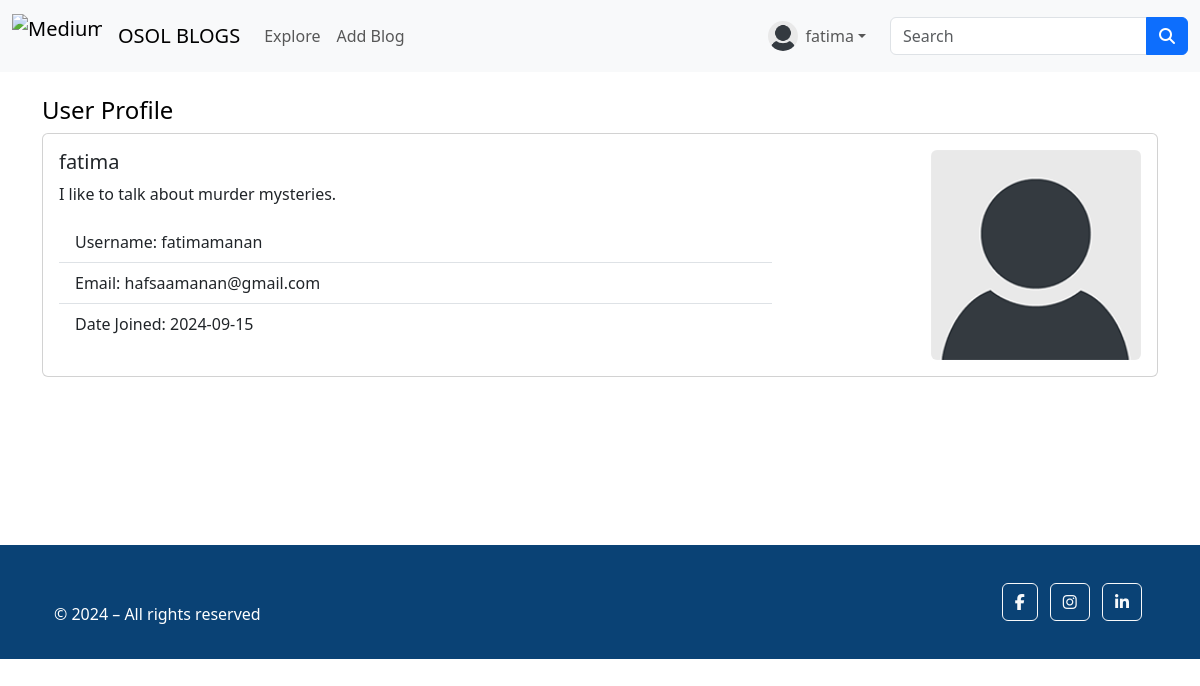
/dashboard (signed in), run on the app's committed database.
### flaskblog/models.py (models this page shows, shortened)
class Users(db.Model, UserMixin):
    id = db.Column(db.Integer, primary_key = True)
    username = db.Column(db.String(20), nullable = False,unique = True)
    name = db.Column(db.String(200), nullable = False)
    email = db.Column(db.String(120), nullable = False,unique = True)
    bio = db.Column(db.Text(200), nullable = True)
    date_added = db.Column(db.DateTime, default = datetime.now(timezone.utc))
    password_hash = db.Column(db.String(120))
    posts = db.relationship('Posts', backref = 'poster', cascade="all, delete-orphan")
    comments = db.relationship('Comments', backref = 'commenter', cascade="all, delete-orphan")
    profile_pic = db.Column(db.String(), nullable = True)
    @property
    def password(self):
        raise AttributeError("password is not a readable attribute")

### flaskblog/author/author.py (the view)
@author.route('/dashboard', methods=['GET', 'POST'])
@login_required
def dashboard():
    form = NameForm()
    return render_template("author/dashboard.html",form=form)

### flaskblog/author/forms.py
class NameForm(FlaskForm):
    name = StringField("Name", validators=[DataRequired(), Length(min=2, max=50)])
    email = StringField("Email", validators=[DataRequired(), Email(), Length(max=100)])
    username = StringField("Username", validators=[DataRequired(), Length(min=4, max=25)])
    bio = TextAreaField("Bio", validators=[Length(max=500)])
    profile_pic = FileField("Profile Pic")
    password_hash = PasswordField("Password", validators=[
        DataRequired(),
        Length(min=6),
        is_alphanumeric,
        EqualTo('password_hash2', message="Passwords must match.")
    ])
    password_hash2 = PasswordField("Confirm Password", validators=[DataRequired()])
    submit = SubmitField("Submit")

### flaskblog/author/author.py (called while the page is built)
@login_manager.user_loader
def load_user(user_id):
    return Users.query.get(int(user_id))

### flaskblog/templates/author/dashboard.html (shortened to what this page needs)
{% set show_navbar = True %}
{% set show_footer = True %}
{% extends 'main/base.html' %}
{% block content %}
<div class="toast-container position-fixed top-1 end-0 p-3">
</div>
<div class="container my-4">
  <h4>User Profile</h4>
  <div class="card">
    <div class="card-body">
      <div class="row">
        <div class="col-8">
          <h5 class="card-title">{{current_user.name}}</h5>
          <p class="card-text">{{current_user.bio}}</p>
          <ul class="list-group list-group-flush">
            <li class="list-group-item">Username: {{current_user.username}}</li>
            <li class="list-group-item">Email: {{current_user.email}}</li>
            <li class="list-group-item">Date Joined: {{current_user.date_added.date()}}</li>
          </ul>
        </div>
        <div class="col-4 text-end">
          {% if current_user.profile_pic %}
          <img src="{{url_for('static', filename='images/'+current_user.profile_pic)}}" width="210" class="img-fluid rounded">
          <br>
          {% else %}
          <img src="{{url_for('static', filename='images/default_profile_pic.png')}}" width="210" class="img-fluid rounded">
          {% endif %}
        </div>
      </div>
    </div>
  </div>
</div>
  <br><br><br><br><br><br>
{% endblock %}

### flaskblog/templates/main/navbar.html (shortened to what this page needs)
<nav class="navbar navbar-expand-lg bg-body-tertiary">
    <div class="container-fluid">
        <a class="navbar-brand" href="{{ url_for('main.home_page') }}">
            <img src="https://osoltech.com/hs-fs/hubfs/Medium%20size%20with%20Tag%20line.png?width=140&amp;height=69&amp;name=Medium%20size%20with%20Tag%20line.png"
                loading="eager" alt="Medium size with Tag line" height="45" width="90"
                srcset="https://osoltech.com/hs-fs/hubfs/Medium%20size%20with%20Tag%20line.png?width=70&amp;height=35&amp;name=Medium%20size%20with%20Tag%20line.png 70w,
                        https://osoltech.com/hs-fs/hubfs/Medium%20size%20with%20Tag%20line.png?width=140&amp;height=69&amp;name=Medium%20size%20with%20Tag%20line.png 140w,
                        https://osoltech.com/hs-fs/hubfs/Medium%20size%20with%20Tag%20line.png?width=210&amp;height=104&amp;name=Medium%20size%20with%20Tag%20line.png 210w,
                        https://osoltech.com/hs-fs/hubfs/Medium%20size%20with%20Tag%20line.png?width=280&amp;height=138&amp;name=Medium%20size%20with%20Tag%20line.png 280w,
                        https://osoltech.com/hs-fs/hubfs/Medium%20size%20with%20Tag%20line.png?width=350&amp;height=173&amp;name=Medium%20size%20with%20Tag%20line.png 350w,
                        https://osoltech.com/hs-fs/hubfs/Medium%20size%20with%20Tag%20line.png?width=420&amp;height=207&amp;name=Medium%20size%20with%20Tag%20line.png 420w"
                sizes="(max-width: 140px) 100vw, 140px" class="d-inline-block align-text-top">
        </a>
        <a class="navbar-brand" href="#">OSOL BLOGS</a>
        <div class="collapse navbar-collapse" id="navbarSupportedContent">
            <ul class="navbar-nav me-auto mb-2 mb-lg-0">
                <li class="nav-item">
                    <a class="nav-link" href="{{ url_for('blog.posts')}}">Explore</a>
                </li>
                {% if current_user.is_authenticated %}
                <li class="nav-item">
                    <a class="nav-link" href="{{ url_for('blog.add_post')}}">Add Blog</a>
                </li>
                {% endif %}
            </ul>
            <ul class="navbar-nav mb-2 mb-lg-0 ms-auto">
                {% if current_user.is_authenticated %}
                <li class="nav-item dropdown">
                    <a class="nav-link dropdown-toggle d-flex align-items-center" href="#" role="button"
                        data-bs-toggle="dropdown" aria-expanded="false">
                        {% if current_user.profile_pic %}
                        <img src="{{ url_for('static', filename='images/' + current_user.profile_pic) }}" width="30"
                            height="30" class="rounded-circle me-2">
                        {% else %}
                        <img src="{{ url_for('static', filename='images/default_profile_pic.png') }}" width="30"
                            height="30" class="rounded-circle me-2">
                        {% endif %}
                        {{current_user.name}}
                    </a>
                </li>
                {% else %}
                <li class="nav-item">
                    <a class="nav-link" href="{{ url_for('author.login')}}">Login</a>
                </li>
                {% endif %}
            </ul>
            <form method='POST' action="{{ url_for('blog.search') }}" class="d-flex ms-3" role="search">
                <div class="input-group">
                    <input class="form-control" type="search" placeholder="Search" aria-label="Search" name="searched">
                    <button class="btn btn-primary" type="submit">
                        <i class="fa-solid fa-magnifying-glass"></i>
                    </button>
                </div>
            </form>
        </div>
    </div>
</nav>

### flaskblog/templates/main/base.html (style rules this page uses)
body { background-color: white; color: black; }
html, body { height: 100%; }

### data on the page
Users: name "fatima", bio "I like to talk about murder mysteries.", username "fatimamanan", email "hafsaamanan@gmail.com", date_added "2024-09-15"
